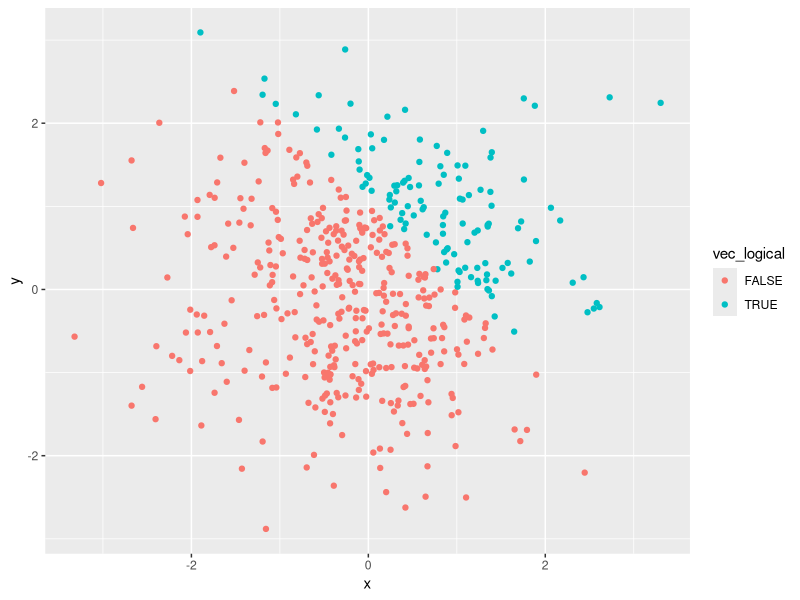
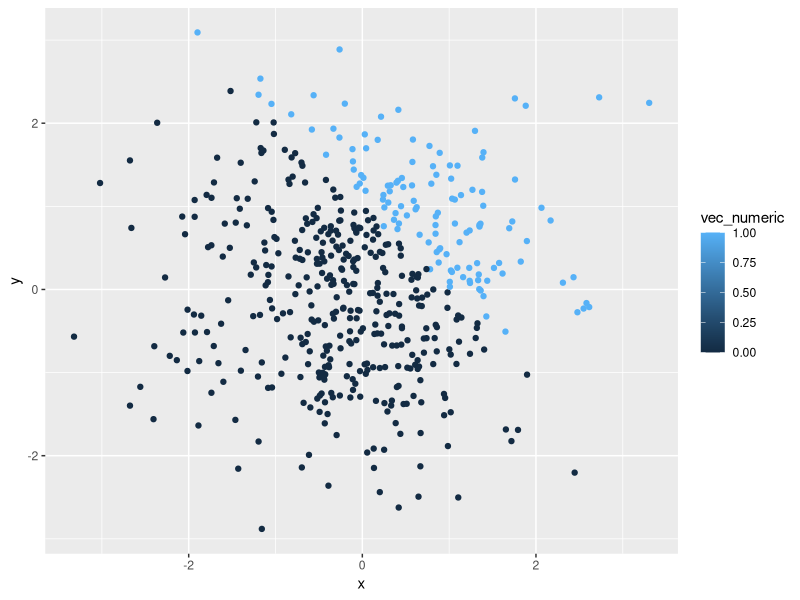
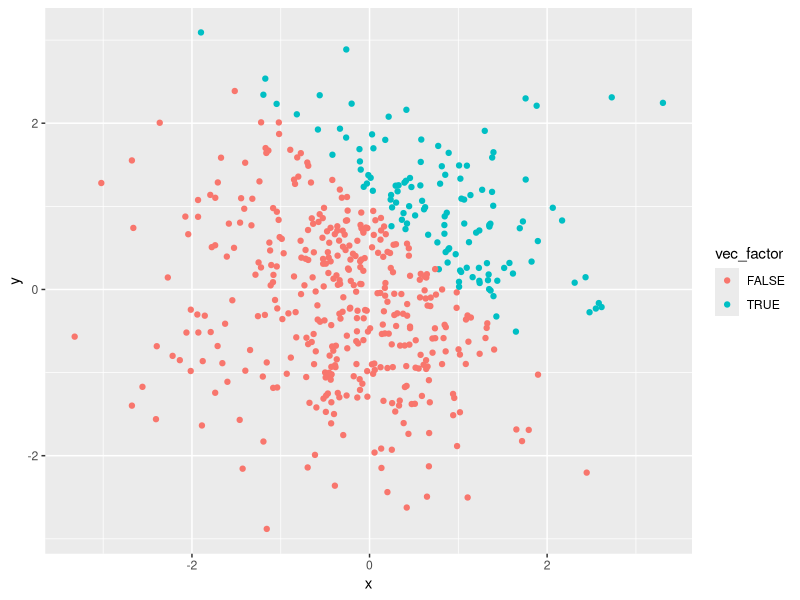

The R script that drew these images, in order:
## ---- chunk 1
knitr::opts_chunk$set(echo = TRUE)
## ---- chunk 2
library(tidyverse)
## ---- chunk 3
# Creating a data frame

set.seed(100)
df = tibble(
  random = rnorm(8),
  vec_logical = random > 0,
  vec_char = c("a", "b", "c", "e", "f", "g", "h", "i"),
  vec_factor = factor(c(1, 2, 3, 1, 2, 3, 1, 2))
)

# Taking the mean of each variable in the dataframe 
mean(pull(df, random)) # WORKS 
mean(pull(df, vec_logical)) # WORKS
mean(pull(df, vec_char)) # Does not work
mean(pull(df, vec_factor)) # Does not work
## ---- chunk 4
# Writing a code chunk that applies as.numeric function to the logical, character, and factor variables 

mean(as.numeric(pull(df, vec_logical)))
mean(as.numeric(pull(df, vec_char)))
mean(as.numeric(pull(df, vec_factor)))
## ---- chunk 5
# Converting the logical vector to numeric and multiplying the random sample by the result 

as.numeric(pull(df, vec_logical)) * pull(df, random)

# Converting the logical vector to a factor and multiplying the random sample by the result 

as.factor(pull(df, vec_logical)) * pull(df, random)

# Converting the logical vector to a factor and then converting the result to numberic and multiplying the random sample by the result 

as.numeric(as.factor(pull(df, vec_logical))) * pull(df, random)

## ---- chunk 6
# Creating a data frame 
df2 = tibble(
  x = rnorm(500),
  y = rnorm(500),
  vec_logical = x + y > 1,
  vec_numeric = as.numeric(vec_logical),
  vec_factor = as.factor(vec_logical)
)
## ---- chunk 7
# Creating a scatter plot of  y vs x 
plot1 = ggplot(df2, aes(x=x, y=y, color=vec_logical)) + 
  geom_point()

print(plot1)

plot2 = ggplot(df2, aes(x=x, y=y, color=vec_numeric)) + 
  geom_point()

print(plot2)

plot3 = ggplot(df2, aes(x=x, y=y, color=vec_factor)) + 
  geom_point()

print(plot3)
